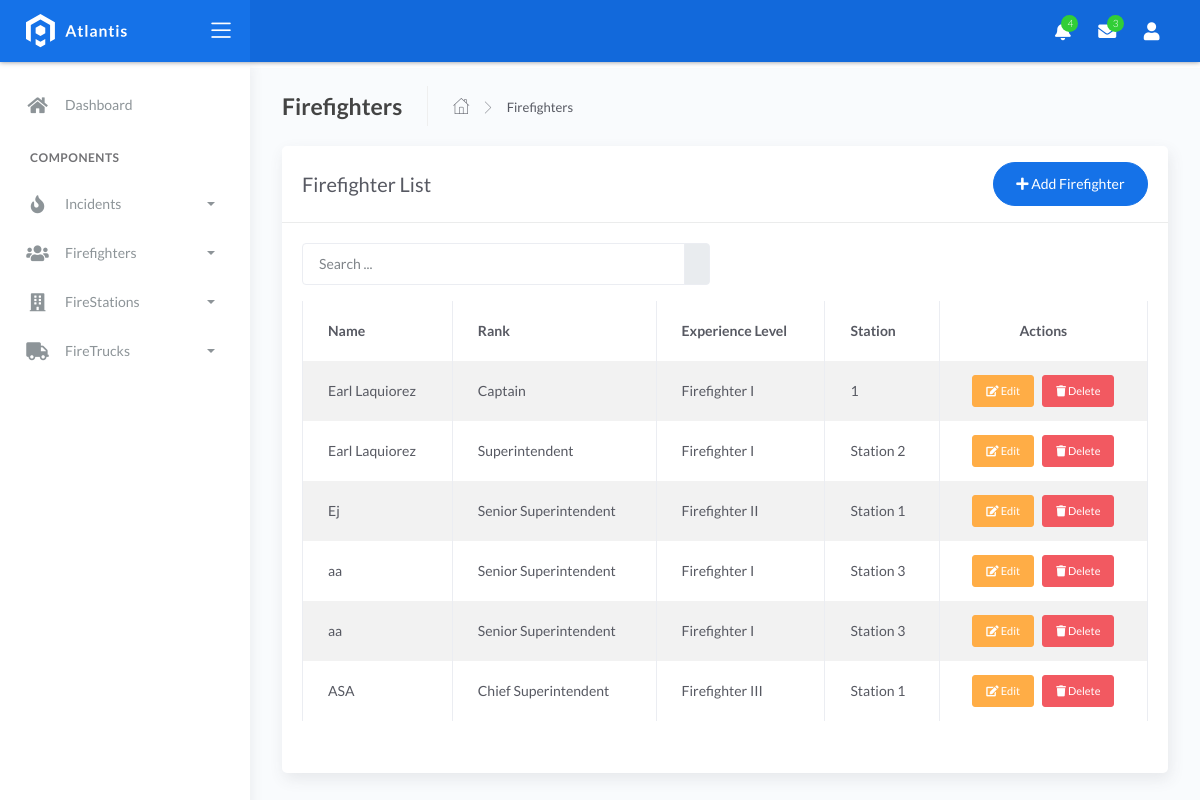
/firefighters/, run on the app's committed database.
### fire/models.py (models this page shows)
class Firefighters(models.Model):
    RANK_CHOICES = (
        ('Director', 'Director'),
        ('Chief Superintendent', 'Chief Superintendent'),
        ('Senior Superintendent', 'Senior Superintendent'),
        ('Superintendent', 'Superintendent'),
        ('Chief Inspector', 'Chief Inspector'),
        ('Senior Inspector', 'Senior Inspector'),
        ('Inspector', 'Inspector'),
    )
    name = models.CharField(max_length=150)
    rank = models.CharField(
        max_length=45,  # Reduced from 150 since we have choices
        choices=RANK_CHOICES,
        help_text="Firefighter's rank"
    )
    experience_level = models.CharField(
        max_length=45,  # Reduced from 150 since we have choices
        choices=(
            ('Probationary Firefighter', 'Probationary Firefighter'),
            ('Firefighter I', 'Firefighter I'),
            ('Firefighter II', 'Firefighter II'),
            ('Firefighter III', 'Firefighter III'),
            ('Driver', 'Driver'),
            ('Captain', 'Captain'),
            ('Battalion Chief', 'Battalion Chief'),
        ),
        help_text="Firefighter's experience level"
    )
    station = models.CharField(
        max_length=150,
        choices=[
            ('Station 1', 'Station 1'),
            ('Station 2', 'Station 2'),
            ('Station 3', 'Station 3'),
            ('Station 4', 'Station 4'),
            ('Station 5', 'Station 5'),
        ],
        help_text="Fire station where the firefighter is assigned",
        default='Station 1'  # Provide a default value here
    )

### fire/views.py (the view)
# urls.py: path('firefighters/', views.firefighter_list, name='firefighter-list'),  # Update this line
def firefighter_list(request):
    query = request.GET.get('q')
    if query:
        firefighters = Firefighters.objects.filter(
            Q(name__icontains=query) |
            Q(rank__icontains=query) |
            Q(experience_level__icontains=query) |
            Q(station__icontains=query)
        )
    else:
        firefighters = Firefighters.objects.all()
    context = {
        'firefighters': firefighters,
    }
    return render(request, 'firefighter_list.html', context)

### templates/firefighter_list.html (shortened to what this page needs)
{% extends 'base.html' %}
{% load static %}
{% block content %}
<div class="page-inner">
  <div class="page-header">
    <h4 class="page-title">Firefighters</h4>
    <ul class="breadcrumbs">
      <li class="nav-home">
        <a href="{% url 'home' %}">
          <i class="flaticon-home"></i>
        </a>
      </li>
      <li class="separator">
        <i class="flaticon-right-arrow"></i>
      </li>
      <li class="nav-item">
        <a href="#">Firefighters</a>
      </li>
    </ul>
  </div>
  <div class="row">
    <div class="col-md-12">
      <div class="card">
        <div class="card-header">
          <div class="d-flex align-items-center">
            <h4 class="card-title">Firefighter List</h4>
            <a href="{% url 'create_firefighter' %}" class="btn btn-primary btn-round ml-auto">
              <i class="fa fa-plus"></i>
              Add Firefighter
            </a>
          </div>
        </div>
        <div class="card-body">
          <div class="row mb-3">
            <div class="col-lg-6 col-md-6 col-sm-12">
              <form class="navbar-form" action="{% url 'firefighter-list' %}" method="get">
                <div class="input-group">
                  <input
                    type="text"
                    placeholder="Search ..."
                    class="form-control"
                    name="q"
                    value="{{ request.GET.q|default:'' }}" />
                  <div class="input-group-append">
                    <span class="input-group-text">
                    </span>
                  </div>
                </div>
              </form>
            </div>
          </div>
          <div class="table-responsive">
            <table class="table table-striped table-bordered">
              <thead>
                <tr>
                  <th>Name</th>
                  <th>Rank</th>
                  <th>Experience Level</th>
                  <th>Station</th>
                  <th class="text-center">Actions</th>
                </tr>
              </thead>
              <tbody>
                {% for firefighter in firefighters %}
                <tr>
                  <td>{{ firefighter.name }}</td>
                  <td>{{ firefighter.rank }}</td>
                  <td>{{ firefighter.experience_level }}</td>
                  <td>{{ firefighter.station }}</td>
                  <td class="text-center">
                    <div class="d-flex justify-content-center">
                      <a href="{% url 'update_firefighter' firefighter.id %}" class="btn btn-warning btn-sm mr-2" title="Edit Firefighter">
                        <i class="fa fa-edit"></i> Edit
                      </a>
                      <a href="#" class="btn btn-danger btn-sm" title="Delete Firefighter" onclick="confirmDelete('{% url 'delete_firefighter' firefighter.id %}')">
                        <i class="fa fa-trash"></i> Delete
                      </a>
                    </div>
                  </td>
                </tr>
                {% empty %}
                <tr>
                  <td colspan="5" class="text-center">
                    <p class="text-muted mb-0">No firefighters found. Please add a new firefighter.</p>
                  </td>
                </tr>
                {% endfor %}
              </tbody>
            </table>
          </div>
        </div>
      </div>
    </div>
  </div>
</div>
{% endblock %}

### data on the page
Firefighters: name "Earl Laquiorez", rank "Captain", experience_level "Firefighter I", station "1"
Firefighters: name "Earl Laquiorez", rank "Superintendent", experience_level "Firefighter I", station "Station 2"
Firefighters: name "Ej", rank "Senior Superintendent", experience_level "Firefighter II", station "Station 1"
Firefighters: name "aa", rank "Senior Superintendent", experience_level "Firefighter I", station "Station 3"
Firefighters: name "aa", rank "Senior Superintendent", experience_level "Firefighter I", station "Station 3"
Firefighters: name "ASA", rank "Chief Superintendent", experience_level "Firefighter III", station "Station 1"
